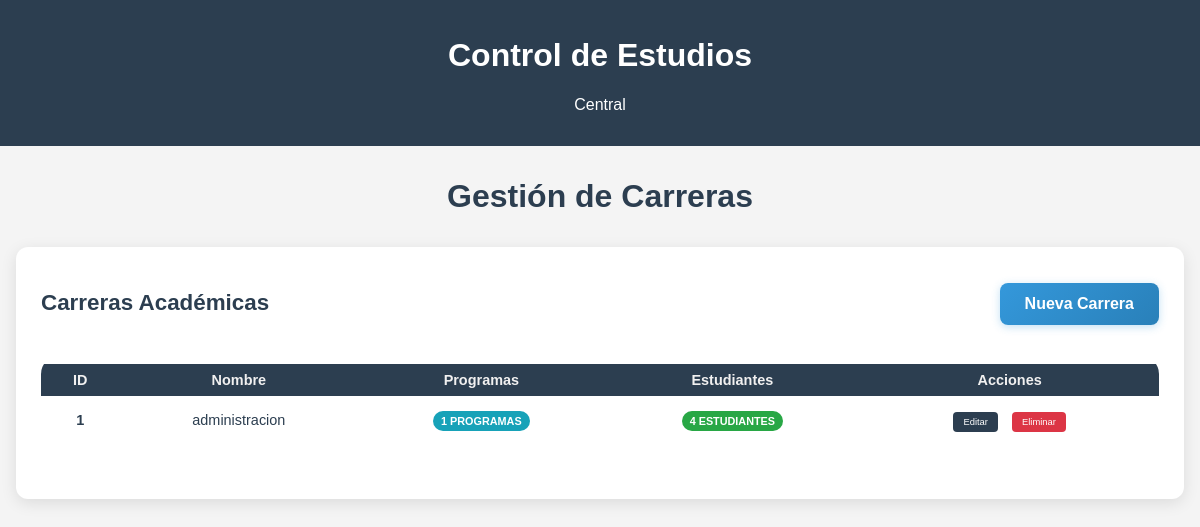
The app's page /control_academico/carreras with its own data.
### modulos/control_academico/models.py (models this page shows, shortened)
class Carrera(db.Model):
    __tablename__ = 'carreras'
    id = db.Column(db.Integer, primary_key=True)
    nombre = db.Column(db.String(100), nullable=False, unique=True)
    programas = db.relationship('Programa', back_populates='carrera')
    estudiantes = db.relationship('Estudiante', back_populates='carrera')

### modulos/control_academico/routes.py (the view)
@bp.route('/carreras')
def listar_carreras():
    carreras = Carrera.query.all()
    return render_template('control_academico/carreras.html', carreras=carreras)

### modulos/control_academico/templates/control_academico/carreras.html (shortened to what this page needs)
{% extends "central/base.html" %}
{% block content %}
<div class="welcome-container">
    <h1 class="titulo-estudiantes">Gestión de Carreras</h1>
    <div class="tabla-estudiantes-contenedor">
        <div style="display: flex; justify-content: space-between; align-items: center; margin-bottom: 20px;">
            <h2>Carreras Académicas</h2>
            <a href="{{ url_for('control_academico.crear_carrera') }}" class="btn-academico">Nueva Carrera</a>
        </div>
        {% if carreras %}
            <table class="tabla-estudiantes">
                <thead>
                    <tr>
                        <th>ID</th>
                        <th>Nombre</th>
                        <th>Programas</th>
                        <th>Estudiantes</th>
                        <th>Acciones</th>
                    </tr>
                </thead>
                <tbody>
                    {% for carrera in carreras %}
                    <tr>
                        <td><strong>{{ carrera.id }}</strong></td>
                        <td>{{ carrera.nombre }}</td>
                        <td>
                            <span class="badge badge-info">{{ carrera.programas|length }} programas</span>
                        </td>
                        <td>
                            <span class="badge badge-success">{{ carrera.estudiantes|length }} estudiantes</span>
                        </td>
                        <td>
                            <a href="{{ url_for('control_academico.editar_carrera', id=carrera.id) }}"
                               class="btn-accion editar">Editar</a>
                            <a href="{{ url_for('control_academico.eliminar_carrera', id=carrera.id) }}"
                               class="btn-accion eliminar"
                               onclick="return confirm('¿Está seguro de eliminar esta carrera?')">Eliminar</a>
                        </td>
                    </tr>
                    {% endfor %}
                </tbody>
            </table>
        {% else %}
            <div style="text-align: center; padding: 40px;">
                <p class="text-muted">No hay carreras registradas.</p>
                <p>Comience creando una nueva carrera usando el botón de arriba.</p>
            </div>
        {% endif %}
    </div>
</div>
{% endblock %}

### modulos/static/css/style.css (style rules this page uses)
body { font-family: Arial, sans-serif; margin: 0; padding: 0; background-color: #f4f4f4; }
.welcome-container { max-width: 1200px; margin: 2rem auto; padding: 0 1rem; }
.welcome-container h1 { text-align: center; color: #2c3e50; margin-bottom: 2rem; }
.titulo-estudiantes { text-align: center; margin-top: 20px; color: #2c3e50; }
a { text-decoration: none ; }
.tabla-estudiantes-contenedor { overflow-x: auto; margin: 0 auto; max-width: 2000px; }
.tabla-estudiantes { width: 100%; max-width: 1500; margin: 0 auto 30px auto; border-collapse: separate; border-spacing: 0 8px; border-radius: 18px; margin-bottom: 30px; background: #fff; overflow: hidden; }
.tabla-estudiantes th, .tabla-estudiantes td { padding: 8px 12px; text-align: center; }
.tabla-estudiantes, .tabla-estudiantes th, .tabla-estudiantes td { font-family: Arial, sans-serif; font-size: 0.95em; color: #2c3e50; }
.tabla-estudiantes th { background-color: #2c3e50; color: #f1f0f0; }
.btn-accion { padding: 2px 6px; border-radius: 2px; text-decoration: none; font-size: 0.65em; margin: 0 1px; }
.btn-accion.editar { background: #2c3e50; color: white; }
.btn-accion.eliminar { background: #2c3e50; color: white; }
.btn-accion { padding: 5px 10px; border-radius: 4px; text-decoration: none; color: white; margin: 0 5px; }
.btn-accion.eliminar { background-color: #dc3545; }
.tabla-estudiantes-contenedor { background: white; border-radius: 12px; padding: 25px; box-shadow: 0 4px 16px rgba(0,0,0,0.1); margin-bottom: 30px; }
.tabla-estudiantes-contenedor h2 { color: #2c3e50; margin-bottom: 20px; text-align: center; font-size: 1.4em; }
.badge { padding: 4px 8px; border-radius: 12px; font-size: 0.75em; font-weight: bold; text-transform: uppercase; }
.badge-success { background-color: #28a745; color: white; }
.badge-info { background-color: #17a2b8; color: white; }
.btn-academico { background: linear-gradient(135deg, #3498db 0%, #2980b9 100%); color: white; border: none; border-radius: 8px; padding: 12px 25px; font-weight: bold; cursor: pointer; transition: all 0.3s ease; text-decoration: none; display: inline-block; box-shadow: 0 2px 8px rgba(52,152,219,0.3); }
.tabla-estudiantes-contenedor, .form-container-academico, .stat-card { animation: fadeIn 0.6s ease-out; }
.btn-accion { transition: all 0.2s ease; }

### records on screen
Carrera: id "1", nombre "administracion", programas|length "1", estudiantes|length "4"
